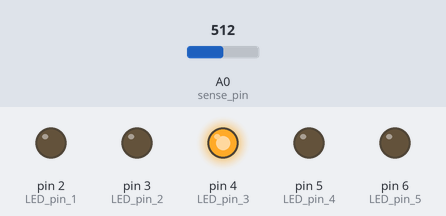
This sketch was run on a simulated Arduino Uno, built with avr-gcc and run on an emulated ATmega328P. Parts: output pins drawn as LEDs (lit = HIGH). Dashed ring = blinking. Inputs (shaded band) come from the test bench; at power-on: A0 (sense_pin) = 512.

Above: at 1.3 s.
1.4 s: A0 (sense_pin) set to 657
At 2.1 s:
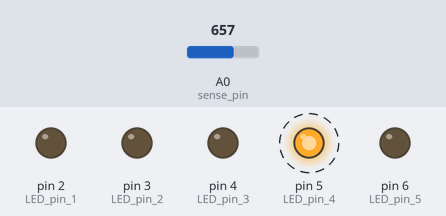
4.4 s: A0 (sense_pin) set to 668
At 4.4 s:
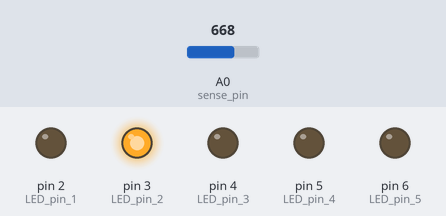
6.5 s: A0 (sense_pin) set to 777
At 8.4 s:
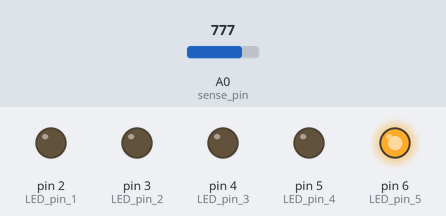
8.6 s: A0 (sense_pin) set to 803
10.1 s: A0 (sense_pin) set to 946
At 11.6 s:
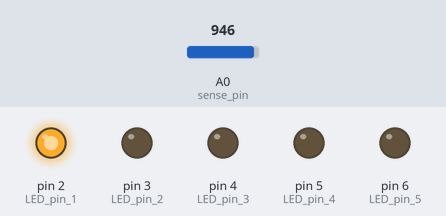
11.7 s: A0 (sense_pin) set to 963
Timing chart, 0 to 14.6 s (numbered marks = the images above; inputs shaded):
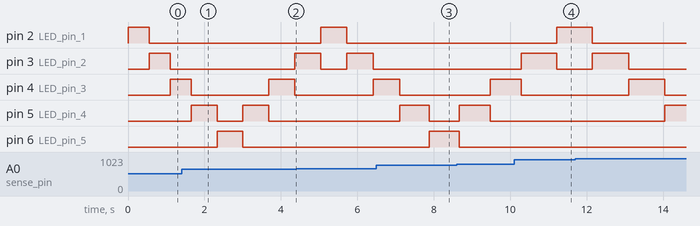

The sketch:

Lab_2_1.ino
```cpp
//////////   Hardware setup  /////////////////////////////////

// pin2 --> 330ohm --> LED long leg --> LED short leg --> ground
// pin3 --> 330ohm --> LED long leg --> LED short leg --> ground
// pin4 --> 330ohm --> LED long leg --> LED short leg --> ground
// pin5 --> 330ohm --> LED long leg --> LED short leg --> ground
// pin6 --> 330ohm --> LED long leg --> LED short leg --> ground

// pinA0 --> middle potentiometer pin
// 5V --> outer potentiometer pin 1
// outer potentiometer pin 2 --> ground


//////////  Software  /////////////////////////////////////////

// set pin variables for simplicity
byte LED_pin_1 = 2;
byte LED_pin_2 = 3;
byte LED_pin_3 = 4;
byte LED_pin_4 = 5;
byte LED_pin_5 = 6;
byte sense_pin = A0;

// set sensor and timing variables here
int min_delay = 100;
int max_delay = 1000;

// test what the possible min and max sensor readings could be and insert
int min_sensor_value = 0;
int max_sensor_value = 1023;

// variables used for chaser
int chase_direction = 1;
int chase_LED_state = -1;
int delay_time;


void setup() {

  // uncomment the Serial.print lines to print sensor readings.
  // Leaving them running will slow the code when running the chaser though
  //Serial.begin(9600);

  // outputs
  pinMode(LED_pin_1, OUTPUT);
  pinMode(LED_pin_2, OUTPUT);
  pinMode(LED_pin_3, OUTPUT);
  pinMode(LED_pin_4, OUTPUT);
  pinMode(LED_pin_5, OUTPUT);

  // set all pins low to start
  digitalWrite(LED_pin_1, LOW);
  digitalWrite(LED_pin_2, LOW);
  digitalWrite(LED_pin_3, LOW);
  digitalWrite(LED_pin_4, LOW);
  digitalWrite(LED_pin_5, LOW);
}

void loop() {
  // scale the sensor reading to the min and max delay times using the map() function
  delay_time = map(analogRead(sense_pin), min_sensor_value, max_sensor_value, min_delay, max_delay);

  // uncomment the Serial.print lines to print sensor readings.
  // Leaving them running will slow the code when running the chaser though
  //Serial.print("sensor reading = ");
  //Serial.println(analogRead(sense_pin));

  digitalWrite(LED_pin_1 + chase_LED_state, LOW);

  chase_LED_state += chase_direction;
  if (chase_LED_state == -1 || chase_LED_state == 5) {
    chase_LED_state -= chase_direction * 2;
    chase_direction *= -1;
  }

  digitalWrite(LED_pin_1 + chase_LED_state, HIGH);

  delay(delay_time);

  while (analogRead(sense_pin) == max_sensor_value) {
    digitalWrite(LED_pin_1 + chase_LED_state, LOW);
  }
}
```

Measured:
- the behaviour switches between 667 and 668 on A0 (sense_pin) (found by bisection; images 1 and 2)
- after the input at 1.4 s, pin 3 (LED_pin_2): LOW → HIGH after 3.0 s instead of 2.5 s
- by itself, pin 5 (LED_pin_4): alternates HIGH for 0.68 s and LOW for 0.68 s
